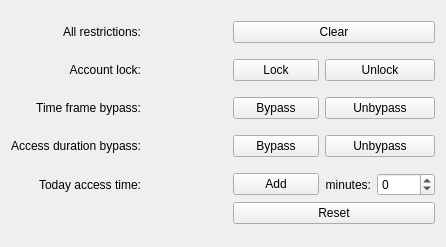
<?xml version="1.0" encoding="UTF-8"?>
<ui version="4.0">
 <class>Form</class>
 <widget class="QWidget" name="Form">
  <property name="geometry">
   <rect>
    <x>0</x>
    <y>0</y>
    <width>446</width>
    <height>247</height>
   </rect>
  </property>
  <property name="windowTitle">
   <string>Form</string>
  </property>
  <layout class="QGridLayout" name="gridLayout">
   <item row="1" column="0">
    <widget class="QLabel" name="label">
     <property name="text">
      <string>All restrictions:</string>
     </property>
     <property name="alignment">
      <set>Qt::AlignRight|Qt::AlignTrailing|Qt::AlignVCenter</set>
     </property>
    </widget>
   </item>
   <item row="0" column="2">
    <spacer name="verticalSpacer_2">
     <property name="orientation">
      <enum>Qt::Vertical</enum>
     </property>
     <property name="sizeType">
      <enum>QSizePolicy::Fixed</enum>
     </property>
     <property name="sizeHint" stdset="0">
      <size>
       <width>20</width>
       <height>10</height>
      </size>
     </property>
    </spacer>
   </item>
   <item row="1" column="2" colspan="2">
    <widget class="KPushButton" name="btnClearAllRestriction">
     <property name="text">
      <string>Clear</string>
     </property>
    </widget>
   </item>
   <item row="3" column="0">
    <widget class="QLabel" name="label_2">
     <property name="text">
      <string>Account lock:</string>
     </property>
     <property name="alignment">
      <set>Qt::AlignRight|Qt::AlignTrailing|Qt::AlignVCenter</set>
     </property>
    </widget>
   </item>
   <item row="3" column="2">
    <widget class="KPushButton" name="btnLockAccount">
     <property name="text">
      <string>Lock</string>
     </property>
    </widget>
   </item>
   <item row="3" column="3">
    <widget class="KPushButton" name="btnUnlockAccount">
     <property name="text">
      <string>Unlock</string>
     </property>
    </widget>
   </item>
   <item row="5" column="0">
    <widget class="QLabel" name="label_3">
     <property name="text">
      <string>Time frame bypass:</string>
     </property>
     <property name="alignment">
      <set>Qt::AlignRight|Qt::AlignTrailing|Qt::AlignVCenter</set>
     </property>
    </widget>
   </item>
   <item row="5" column="2">
    <widget class="KPushButton" name="btnBoundBypass">
     <property name="text">
      <string>Bypass</string>
     </property>
    </widget>
   </item>
   <item row="5" column="3">
    <widget class="KPushButton" name="btnClearBoundBypass">
     <property name="text">
      <string>Unbypass</string>
     </property>
    </widget>
   </item>
   <item row="7" column="0">
    <widget class="QLabel" name="label_4">
     <property name="text">
      <string>Access duration bypass:</string>
     </property>
     <property name="alignment">
      <set>Qt::AlignRight|Qt::AlignTrailing|Qt::AlignVCenter</set>
     </property>
    </widget>
   </item>
   <item row="7" column="2">
    <widget class="KPushButton" name="btnLimitBypass">
     <property name="text">
      <string>Bypass</string>
     </property>
    </widget>
   </item>
   <item row="7" column="3">
    <widget class="KPushButton" name="btnClearLimitBypass">
     <property name="text">
      <string>Unbypass</string>
     </property>
    </widget>
   </item>
   <item row="9" column="0">
    <widget class="QLabel" name="label_5">
     <property name="text">
      <string>Today access time:</string>
     </property>
     <property name="alignment">
      <set>Qt::AlignRight|Qt::AlignTrailing|Qt::AlignVCenter</set>
     </property>
    </widget>
   </item>
   <item row="9" column="2">
    <widget class="KPushButton" name="btnAddTime">
     <property name="sizePolicy">
      <sizepolicy hsizetype="Expanding" vsizetype="Fixed">
       <horstretch>0</horstretch>
       <verstretch>0</verstretch>
      </sizepolicy>
     </property>
     <property name="text">
      <string>Add</string>
     </property>
    </widget>
   </item>
   <item row="9" column="3">
    <layout class="QHBoxLayout" name="horizontalLayout">
     <item>
      <widget class="QLabel" name="lbAddTime">
       <property name="sizePolicy">
        <sizepolicy hsizetype="Expanding" vsizetype="Preferred">
         <horstretch>0</horstretch>
         <verstretch>0</verstretch>
        </sizepolicy>
       </property>
       <property name="layoutDirection">
        <enum>Qt::RightToLeft</enum>
       </property>
       <property name="text">
        <string>minutes:</string>
       </property>
       <property name="alignment">
        <set>Qt::AlignRight|Qt::AlignTrailing|Qt::AlignVCenter</set>
       </property>
      </widget>
     </item>
     <item>
      <widget class="KIntSpinBox" name="sbAddTime1">
       <property name="sizePolicy">
        <sizepolicy hsizetype="Minimum" vsizetype="Fixed">
         <horstretch>0</horstretch>
         <verstretch>0</verstretch>
        </sizepolicy>
       </property>
       <property name="minimum">
        <number>-1440</number>
       </property>
       <property name="maximum">
        <number>1440</number>
       </property>
      </widget>
     </item>
    </layout>
   </item>
   <item row="10" column="2" colspan="2">
    <widget class="KPushButton" name="btnResetTime">
     <property name="sizePolicy">
      <sizepolicy hsizetype="Expanding" vsizetype="Fixed">
       <horstretch>0</horstretch>
       <verstretch>0</verstretch>
      </sizepolicy>
     </property>
     <property name="text">
      <string>Reset</string>
     </property>
    </widget>
   </item>
   <item row="11" column="2">
    <spacer name="verticalSpacer">
     <property name="orientation">
      <enum>Qt::Vertical</enum>
     </property>
     <property name="sizeHint" stdset="0">
      <size>
       <width>20</width>
       <height>40</height>
      </size>
     </property>
    </spacer>
   </item>
   <item row="2" column="2">
    <spacer name="verticalSpacer_4">
     <property name="orientation">
      <enum>Qt::Vertical</enum>
     </property>
     <property name="sizeType">
      <enum>QSizePolicy::Fixed</enum>
     </property>
     <property name="sizeHint" stdset="0">
      <size>
       <width>5</width>
       <height>10</height>
      </size>
     </property>
    </spacer>
   </item>
   <item row="4" column="2">
    <spacer name="verticalSpacer_5">
     <property name="orientation">
      <enum>Qt::Vertical</enum>
     </property>
     <property name="sizeType">
      <enum>QSizePolicy::Fixed</enum>
     </property>
     <property name="sizeHint" stdset="0">
      <size>
       <width>5</width>
       <height>10</height>
      </size>
     </property>
    </spacer>
   </item>
   <item row="6" column="2">
    <spacer name="verticalSpacer_6">
     <property name="orientation">
      <enum>Qt::Vertical</enum>
     </property>
     <property name="sizeType">
      <enum>QSizePolicy::Fixed</enum>
     </property>
     <property name="sizeHint" stdset="0">
      <size>
       <width>5</width>
       <height>10</height>
      </size>
     </property>
    </spacer>
   </item>
   <item row="8" column="2">
    <spacer name="verticalSpacer_7">
     <property name="orientation">
      <enum>Qt::Vertical</enum>
     </property>
     <property name="sizeType">
      <enum>QSizePolicy::Fixed</enum>
     </property>
     <property name="sizeHint" stdset="0">
      <size>
       <width>5</width>
       <height>10</height>
      </size>
     </property>
    </spacer>
   </item>
   <item row="5" column="1">
    <spacer name="horizontalSpacer">
     <property name="orientation">
      <enum>Qt::Horizontal</enum>
     </property>
     <property name="sizeHint" stdset="0">
      <size>
       <width>40</width>
       <height>20</height>
      </size>
     </property>
    </spacer>
   </item>
  </layout>
 </widget>
 <customwidgets>
  <customwidget>
   <class>KPushButton</class>
   <extends>QPushButton</extends>
   <header>kpushbutton.h</header>
  </customwidget>
  <customwidget>
   <class>KIntSpinBox</class>
   <extends>QSpinBox</extends>
   <header>knuminput.h</header>
  </customwidget>
 </customwidgets>
 <resources/>
 <connections/>
</ui>
